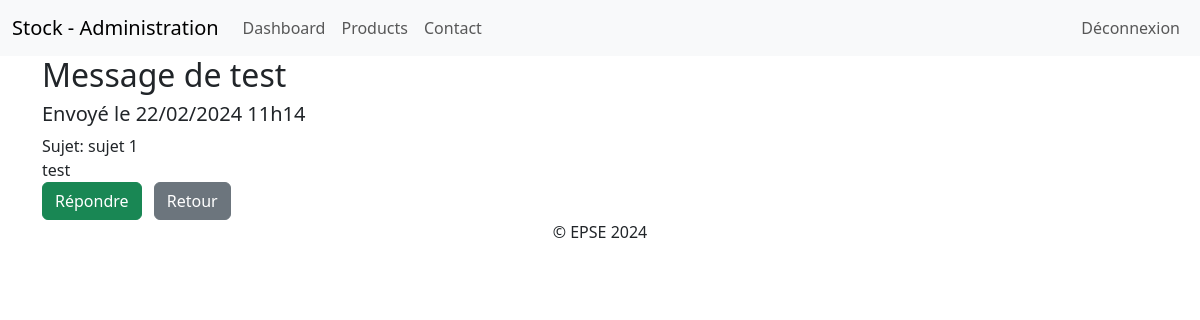
The page /admin/showContact.php?id=5 (signed in) on the database its author committed.
### tables this page shows
CREATE TABLE IF NOT EXISTS `contact` (
  `id` int NOT NULL AUTO_INCREMENT,
  `nom` varchar(100) NOT NULL,
  `email` varchar(255) NOT NULL,
  `sujet` varchar(255) NOT NULL,
  `message` text NOT NULL,
  `date` datetime NOT NULL,
  PRIMARY KEY (`id`)
);

### admin/showContact.php (the view, shortened to what this page needs)
<?php
    if(isset($_GET['id']))
    {
        $id = htmlspecialchars($_GET['id']);
    }else{
        header("LOCATION:contact.php");
    }
    require "../connexion.php";
    $req = $bdd->prepare("SELECT id,nom,sujet,email,message, DATE_FORMAT(date,'%d/%m/%Y %hh%i' ) AS mydate FROM contact WHERE id=?");
    $req->execute([$id]);
    $don = $req->fetch();
?>
<!DOCTYPE html>
<html lang="en">
<head>
    <link href="https://cdn.jsdelivr.net/npm/bootstrap@5.3.2/dist/css/bootstrap.min.css" rel="stylesheet">
    <link rel="stylesheet" type="text/css" href="../style.css">
</head>
<body>
    <?php
        include("partials/header.php");
    ?>
    <div class="container">
        <h2>Message de <?= $don['nom'] ?></h2>
        <h5>Envoyé le <?= $don['mydate'] ?></h5>
        <div>Sujet: <?= $don['sujet'] ?></div>
        <div><?= nl2br($don['message']) ?></div>
        <a href="mailto:<?= $don['email'] ?>" class="btn btn-success">Répondre</a>
        <a href='contact.php' class="btn btn-secondary ms-2">Retour</a>
    </div>
    <?php
        include("partials/footer.php");
    ?>
</body>
</html>

### rows shown on the page
contact: nom "test", sujet "sujet 1", message "test"

### other values the page prints
$don['mydate'] "22/02/2024 11h14"
